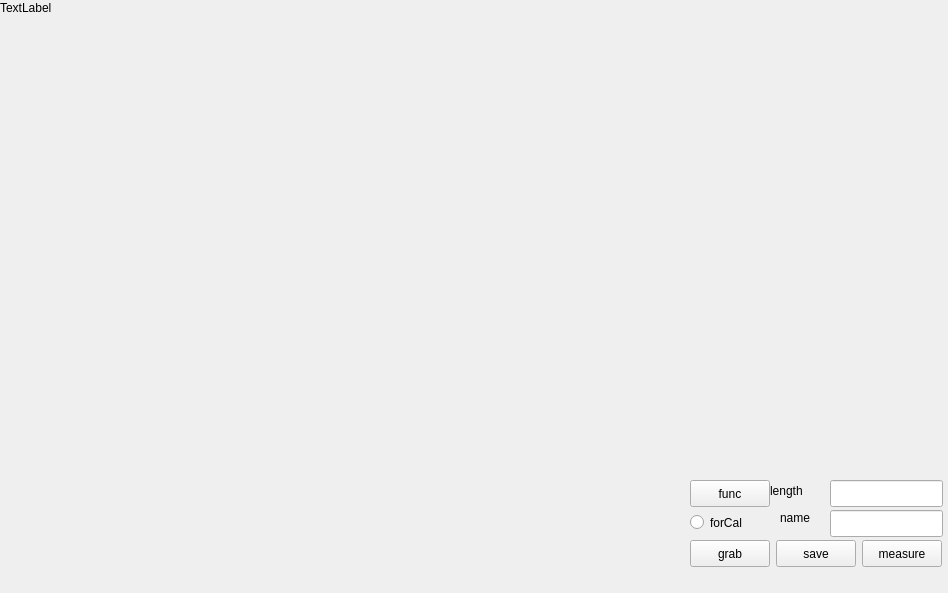
<?xml version="1.0" encoding="UTF-8"?>
<ui version="4.0">
 <class>einLengthMeasure</class>
 <widget class="QDockWidget" name="einLengthMeasure">
  <property name="geometry">
   <rect>
    <x>0</x>
    <y>0</y>
    <width>948</width>
    <height>593</height>
   </rect>
  </property>
  <property name="windowTitle">
   <string>DockWidget</string>
  </property>
  <widget class="QWidget" name="dockWidgetContents">
   <widget class="QLabel" name="img_continue">
    <property name="geometry">
     <rect>
      <x>0</x>
      <y>0</y>
      <width>81</width>
      <height>16</height>
     </rect>
    </property>
    <property name="text">
     <string>TextLabel</string>
    </property>
   </widget>
   <widget class="QPushButton" name="save">
    <property name="geometry">
     <rect>
      <x>776</x>
      <y>540</y>
      <width>80</width>
      <height>27</height>
     </rect>
    </property>
    <property name="text">
     <string>save</string>
    </property>
   </widget>
   <widget class="QPushButton" name="grab">
    <property name="geometry">
     <rect>
      <x>690</x>
      <y>540</y>
      <width>80</width>
      <height>27</height>
     </rect>
    </property>
    <property name="text">
     <string>grab</string>
    </property>
   </widget>
   <widget class="QPushButton" name="measure">
    <property name="geometry">
     <rect>
      <x>862</x>
      <y>540</y>
      <width>80</width>
      <height>27</height>
     </rect>
    </property>
    <property name="text">
     <string>measure</string>
    </property>
   </widget>
   <widget class="QRadioButton" name="forCal">
    <property name="geometry">
     <rect>
      <x>690</x>
      <y>510</y>
      <width>124</width>
      <height>25</height>
     </rect>
    </property>
    <property name="text">
     <string>forCal</string>
    </property>
   </widget>
   <widget class="QLineEdit" name="imgName">
    <property name="geometry">
     <rect>
      <x>830</x>
      <y>510</y>
      <width>113</width>
      <height>27</height>
     </rect>
    </property>
   </widget>
   <widget class="QLineEdit" name="length">
    <property name="geometry">
     <rect>
      <x>830</x>
      <y>480</y>
      <width>113</width>
      <height>27</height>
     </rect>
    </property>
   </widget>
   <widget class="QLabel" name="img_continue_2">
    <property name="geometry">
     <rect>
      <x>770</x>
      <y>480</y>
      <width>90</width>
      <height>21</height>
     </rect>
    </property>
    <property name="text">
     <string>length</string>
    </property>
   </widget>
   <widget class="QLabel" name="img_continue_3">
    <property name="geometry">
     <rect>
      <x>780</x>
      <y>510</y>
      <width>81</width>
      <height>16</height>
     </rect>
    </property>
    <property name="text">
     <string>name</string>
    </property>
   </widget>
   <widget class="QPushButton" name="func">
    <property name="geometry">
     <rect>
      <x>690</x>
      <y>480</y>
      <width>80</width>
      <height>27</height>
     </rect>
    </property>
    <property name="text">
     <string>func</string>
    </property>
   </widget>
  </widget>
 </widget>
 <resources/>
 <connections/>
</ui>
